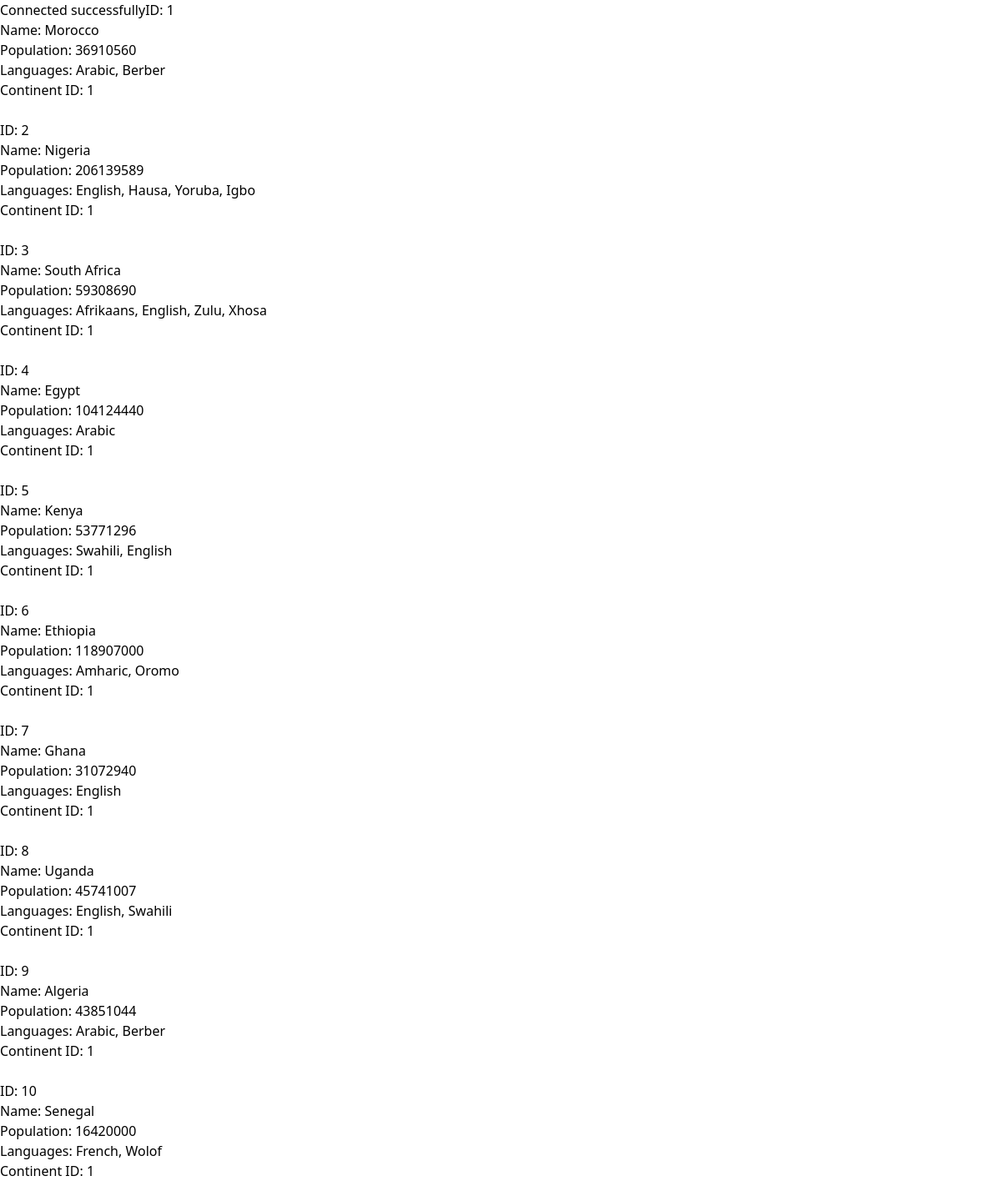
The page /Admin.php on the database as committed earlier.
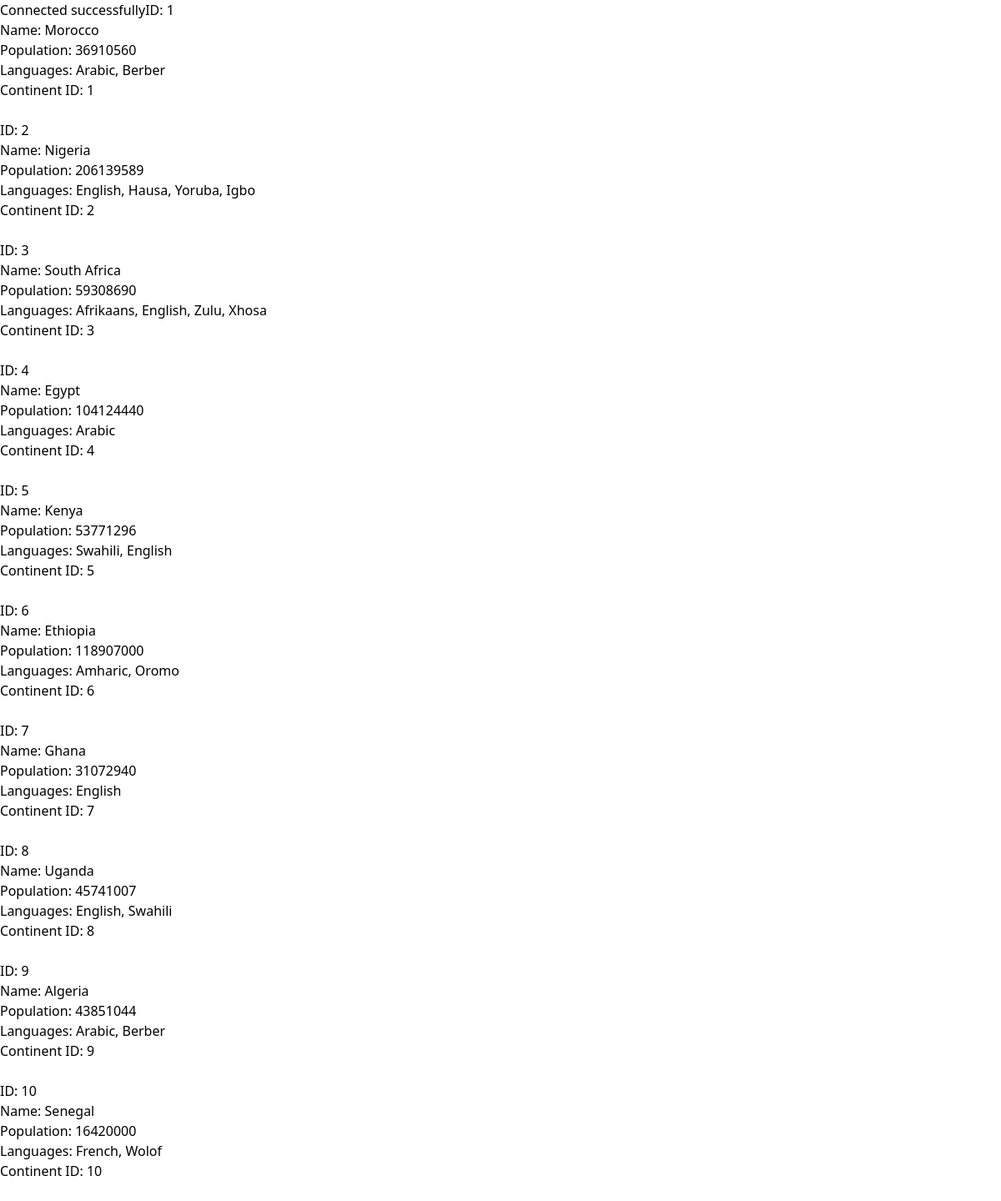
The same page on the database as committed later.
### tables this page shows
CREATE TABLE pays (
    id INT NOT NULL AUTO_INCREMENT PRIMARY KEY,
    name VARCHAR(100) NOT NULL,
    population BIGINT, 
    languages VARCHAR(100),  
    id_continent INT,
    FOREIGN KEY (id_continent) REFERENCES continent(id)
);

### Admin.php (the view, shortened to what this page needs)
<!DOCTYPE html>
<html lang="en">
<head>
    <script src="https://cdn.tailwindcss.com"></script>
</head>
<body>
<?php
include('conn.php');
$query = mysqli_query($conn, "SELECT * FROM `pays`");
while ($row = mysqli_fetch_array($query)) {
    echo "ID: " . $row['id'] . "<br>";
    echo "Name: " . $row['name'] . "<br>";
    echo "Population: " . $row['population'] . "<br>";
    echo "Languages: " . $row['languages'] . "<br>";
    echo "Continent ID: " . $row['id_continent'] . "<br><br>";
}
?>
</body>
</html>

### conn.php (shortened to what this page needs)
<?php
echo "Connected successfully";
?>

Rows that differ between the two databases and show on the page:
changed pays "Nigeria": id_continent "1" → "2"
changed pays "South Africa": id_continent "1" → "3"
changed pays "Egypt": id_continent "1" → "4"
changed pays "Kenya": id_continent "1" → "5"
changed pays "Ethiopia": id_continent "1" → "6"
changed pays "Ghana": id_continent "1" → "7"
changed pays "Uganda": id_continent "1" → "8"
changed pays "Algeria": id_continent "1" → "9"
changed pays "Senegal": id_continent "1" → "10"
